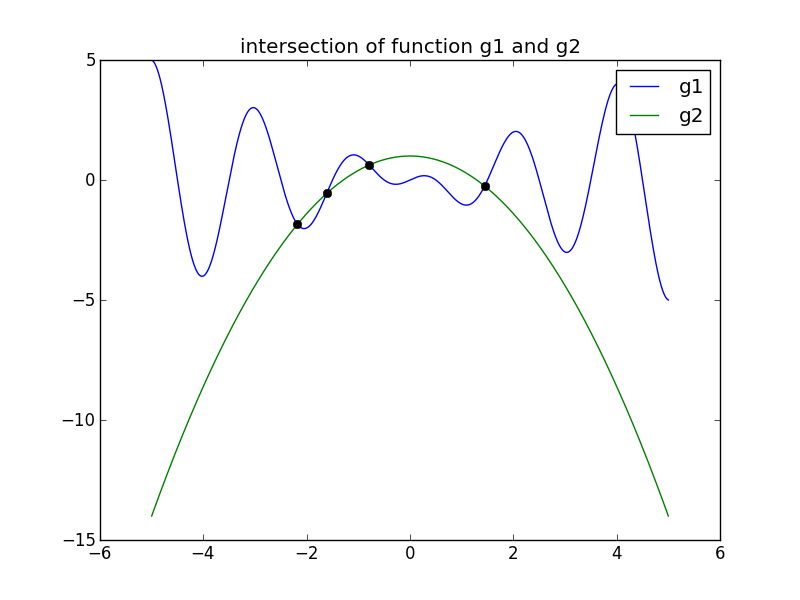

Write Python code to recreate this figure.
"""
Problem 4 of homework 3
By Ryan (Weiran) Zhao
Thu,May 30th 2013 10:41:20 AM EDT
"""

def fvals(x):
    """
    function take x as input and return
    g(x) = x cos(pi x) -(1-.6 x^2)
    g'(x) = cos(pi x) - x sin(pi x) pi + 1.2 x
    """

    from numpy import cos,pi,sin
    g = x*cos(pi*x)-(1-.6*x**2)
    gp = cos(pi*x) -x*sin(pi*x)*pi + 1.2*x
    return g,gp

if __name__=="__main__":

    """
    use four initial guess to solve the problem and then
    plot the figure as required
    """

    from newton import solve
    import matplotlib.pyplot as plt
    import numpy as np

    # initial guess by eyeballs
    guess = (-2.2, -1.5, -0.6, 1.5)
    x = np.ones(4)

    for i in range(4):
        print "\n*********************************************"
        x[i], iters = solve(fvals,guess[i],False)
        print "With initial guess x0 = %22.15e" %i
        print "solve returns x = %22.15e after %i iterations" %(x[i], iters)

    # plot figure
    xvals = np.linspace(-5,5,1000)
    g1 = xvals*np.cos(np.pi*xvals)
    g2 = 1-.6*xvals**2
    # for intersection point
    fx = x*np.cos(np.pi*x)

    plt.figure(1)       # open plot figure window
    plt.clf()           # clear figure
    plt.plot(xvals,g1)  # connect points with a blue line
    plt.plot(xvals,g2)
    plt.plot(x,fx,'ko') # highlight intersection with black dots
    plt.legend(('g1', 'g2'))

    plt.title('intersection of function g1 and g2')
    
    plt.savefig('intersections.png')   # save figure as .png file

    
